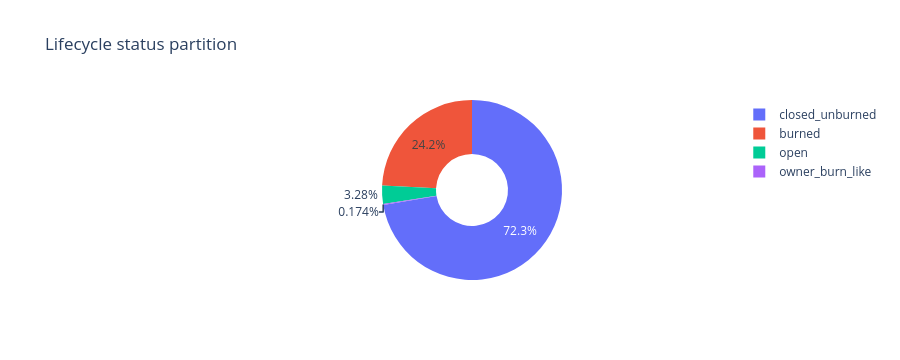

Notebook source saved alongside this figure:
### Markdown cell above
**QA purpose**: lifecycle partition pie chart — should cover 100% of token_ids without overlap.

### Code cell
status_counts = lifecycle.group_by("lifecycle_status").agg(pl.len().alias("n"))
fig = go.Figure(go.Pie(labels=status_counts["lifecycle_status"].to_list(), values=status_counts["n"].to_list(), hole=0.4))
fig.update_layout(height=360, title_text="Lifecycle status partition")
fig.show()

### Figure 1 — Plotly figure (JSON) as saved in the notebook; plotly's stock layout.template omitted (floating-point values rounded to 4 significant figures)
{"data": [{"hole": 0.4, "labels": ["owner_burn_like", "burned", "open", "closed_unburned"], "type": "pie", "values": [204, 28331, 3838, 84608]}], "layout": {"height": 360, "title": {"text": "Lifecycle status partition"}}}
